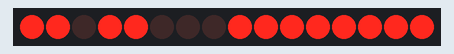
Bench run of a sketch on a simulated Arduino Uno, built with avr-gcc and run on an emulated ATmega328P. Shown: 16 shift-register outputs drawn as a row of LEDs (first output left, lit = HIGH). Wiring (inferred from the names in the program): 2 × shift register (74HC595): data pin 11; shift clock pin 12; latch pin 8. Wiring (inferred from the signals the program sends): row of LEDs: on Q0, Q1, Q2, Q3, Q4, Q5, Q6, Q7, Q8, Q9, Q10, Q11, Q12, Q13, Q14, Q15. Random numbers use the default seed unless the sketch sets one.

Above: at 1.58 s.
At 3.74 s:
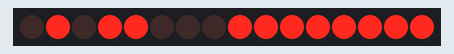
At 11.38 s:
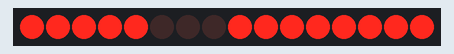
At 19.53 s:
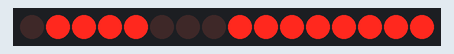
At 22.71 s:
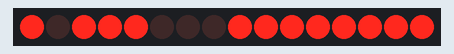
At 38.2 s:
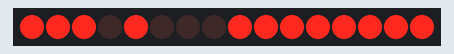
Timing chart, 0 to 40.0 s (numbered marks = the images above):
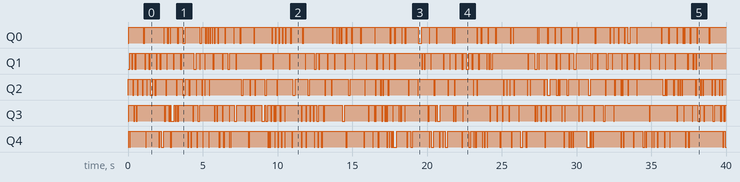

The sketch:

matrix57random.ino
```cpp
//Pin connected to ST_CP of 74HC595
int latchPin = 8;
//Pin connected to SH_CP of 74HC595
int clockPin = 12;
////Pin connected to DS of 74HC595
int dataPin = 11;

int a = 0;
int b = 0;
int c = 0;
int d = 0;


void setup() {
  // put your setup code here, to run once:
  pinMode( dataPin, OUTPUT );
  pinMode( clockPin, OUTPUT );
  pinMode( latchPin, OUTPUT );
}

void loop() {

  d = random(0 ,5);
  c = random(0 ,7);

  a = 255;
  b = 0;

  bitClear(a, c);
  bitSet(b, d);


  digitalWrite(latchPin, LOW);
  shiftOut(dataPin, clockPin, MSBFIRST, a);
  shiftOut(dataPin, clockPin, MSBFIRST, b);
  digitalWrite(latchPin, HIGH);
  delay(1);

}
```
